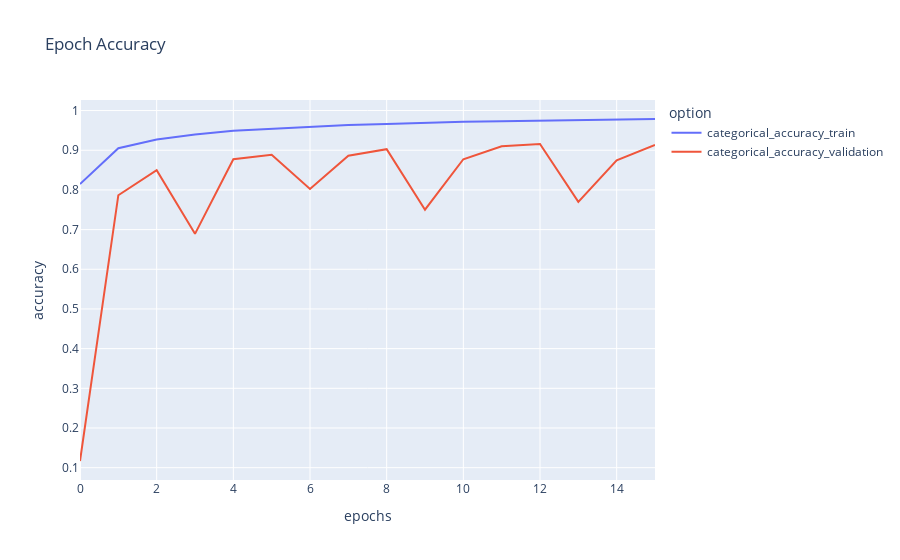

Here is the notebook cell this chart was saved with:
### Code cell
metrics_df = plot_graph("accuracy")
metrics_df.plot(title="Epoch Accuracy", labels=dict(index="epochs", value="accuracy", variable="option"))

### Figure 1 — Plotly figure (JSON) as saved in the notebook; plotly's stock layout.template omitted (floating-point values rounded to 4 significant figures)
{"data": [{"hovertemplate": "option=categorical_accuracy_train<br>epochs=%{x}<br>accuracy=%{y}<extra></extra>", "legendgroup": "categorical_accuracy_train", "line": {"color": "#636efa", "dash": "solid"}, "mode": "lines", "name": "categorical_accuracy_train", "orientation": "v", "showlegend": true, "type": "scatter", "x": [0, 1, 2, 3, 4, 5, 6, 7, 8, 9, 10, 11, 12, 13, 14, 15], "xaxis": "x", "y": [0.8148, 0.9052, 0.9272, 0.9396, 0.9489, 0.9541, 0.9593, 0.9634, 0.9659, 0.9691, 0.9715, 0.9728, 0.9742, 0.976, 0.9778, 0.9787], "yaxis": "y"}, {"hovertemplate": "option=categorical_accuracy_validation<br>epochs=%{x}<br>accuracy=%{y}<extra></extra>", "legendgroup": "categorical_accuracy_validation", "line": {"color": "#EF553B", "dash": "solid"}, "mode": "lines", "name": "categorical_accuracy_validation", "orientation": "v", "showlegend": true, "type": "scatter", "x": [0, 1, 2, 3, 4, 5, 6, 7, 8, 9, 10, 11, 12, 13, 14, 15], "xaxis": "x", "y": [0.1168, 0.7866, 0.8499, 0.6893, 0.8775, 0.8883, 0.8023, 0.8864, 0.9027, 0.7502, 0.8773, 0.9102, 0.9159, 0.7699, 0.8747, 0.9131], "yaxis": "y"}], "layout": {"legend": {"title": {"text": "option"}, "tracegroupgap": 0}, "title": {"text": "Epoch Accuracy"}, "xaxis": {"anchor": "y", "domain": [0, 1], "title": {"text": "epochs"}}, "yaxis": {"anchor": "x", "domain": [0, 1], "title": {"text": "accuracy"}}}}
